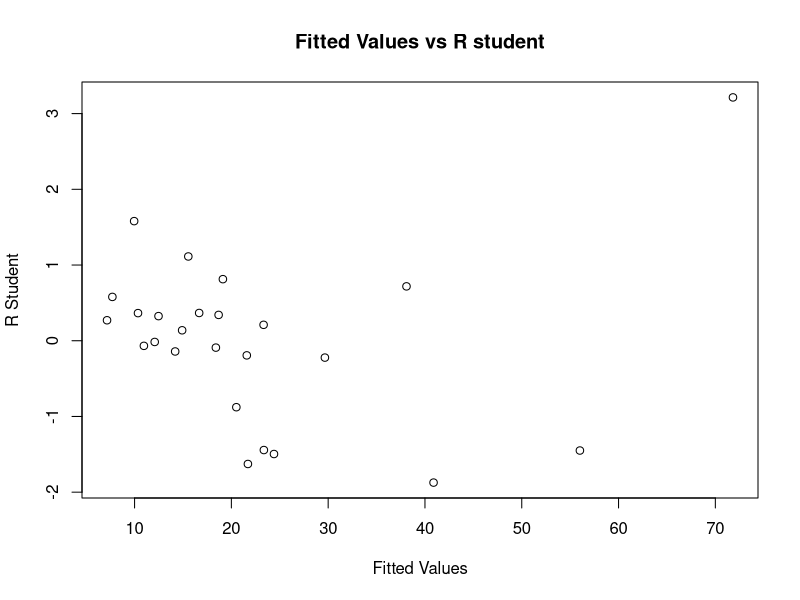
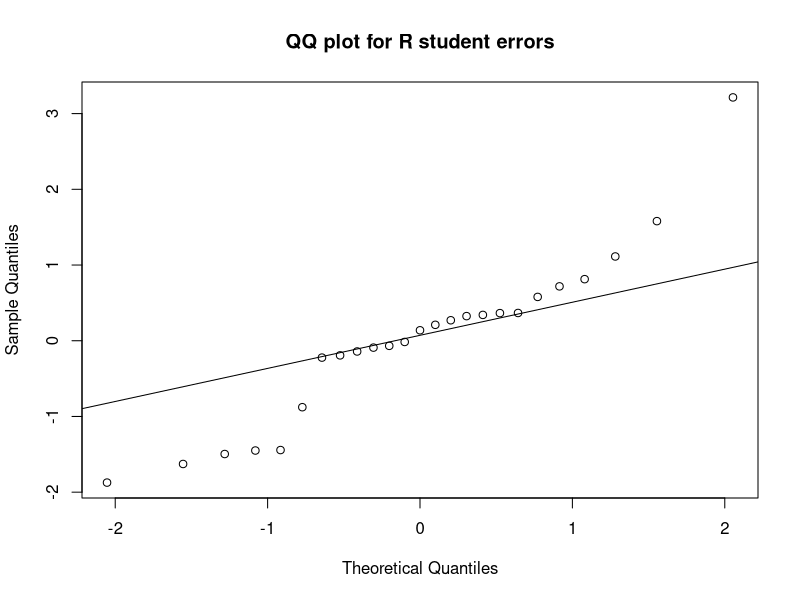
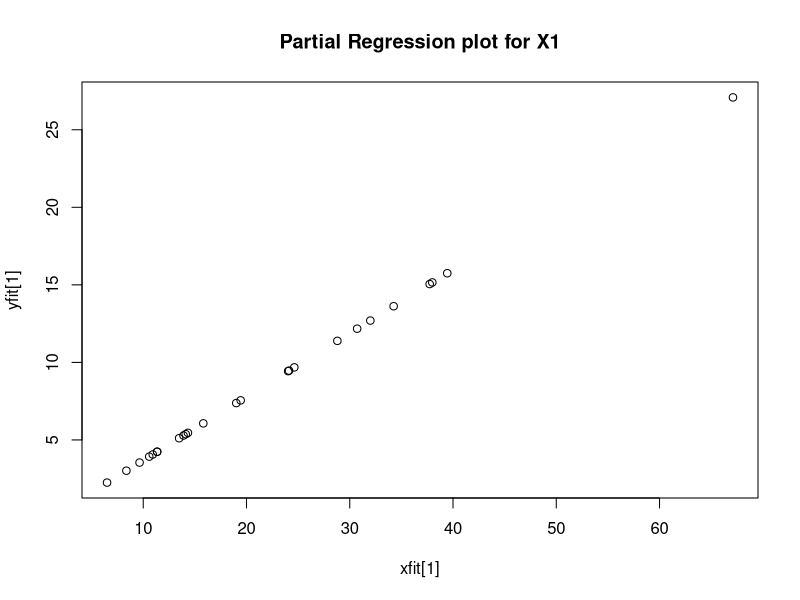
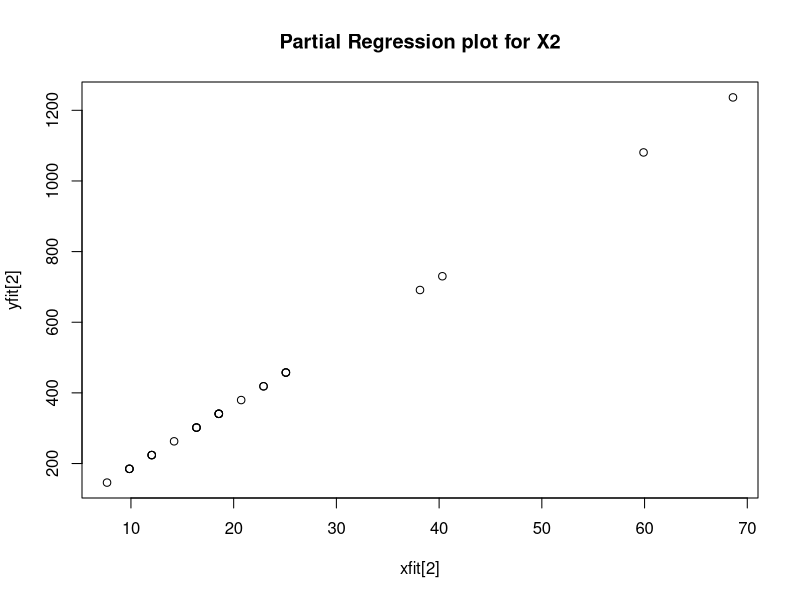

R code for these plots, in order:
library(MASS)
############p1############
df <- read.csv('p2data.csv')
head(df)
model <- lm( DeliveryTime ~ CaseNumbers + Distance , 
             data = df )
summary( model )

n <- length( df$Observation )
X <- cbind( rep(1,n) , df$CaseNumbers,df$Distance)
Y <- cbind( df$DeliveryTime )
m <- solve(t(X)%*%X)
b <- m%*%t(X)%*%Y
print(b)
print(model$coefficients)

# 1. Normal Residuals 
e <- Y - X%*%b
print(e)
print(model$residuals)

# 2. Standardized Residuals 
h <- X%*%m%*%t(X)
H <- diag(n) - X%*%m%*%t(X)
MSres <- t(Y)%*%H%*%Y/(n-3)
StandRes <- e/sqrt(MSres[1])
print(StandRes)
print(rstandard(model))

# 3. Studentised Residuals 
StudRes <- e/sqrt( MSres[1]*as.matrix(1 - diag(h)))
print(StudRes)
print(studres(model))

# 4. Press Residuals 
PressRes <- e/as.matrix( 1-diag(h))
print(PressRes)

# 5. R-Student Residulas
rstudent(model)

############p1############
# Fitted Values vs R student 
Yfit = X%*%b 
print(Yfit)
print(model$fitted.values)
plot(Yfit , StudRes , xlab = 'Fitted Values',
     ylab = 'R Student' , 
     main = 'Fitted Values vs R student')

# Normal (QQ) plot of the residuals 
qqnorm(StudRes , main = "QQ plot for R student errors")
qqline(StudRes)

# Partial Regression Plots 
# 1. of x1 
x1model1 <- lm(DeliveryTime~Distance,data = df)
x1model2 <- lm(CaseNumbers ~ Distance , data = df )
plot( x1model1$fitted.values , x1model2$fitted.values , 
      ylab = 'yfit[1]' , xlab = 'xfit[1]' , 
      main = 'Partial Regression plot for X1')
# 1. of x2 
x2model1 <- lm(DeliveryTime~CaseNumbers ,data = df)
x2model2 <- lm(Distance ~ CaseNumbers , data = df )
plot( x2model1$fitted.values , x2model2$fitted.values , 
      ylab = 'yfit[2]' , xlab = 'xfit[2]' , 
      main = 'Partial Regression plot for X2')
